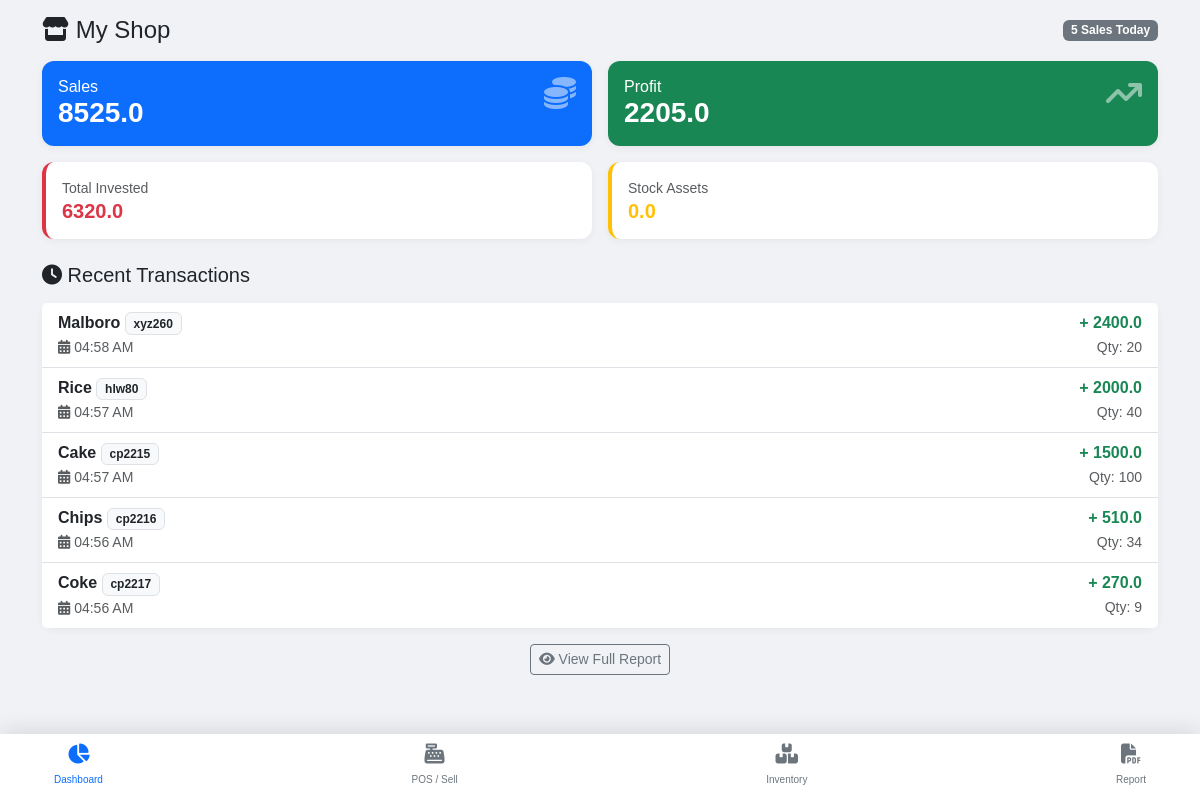
The page / on the database its author committed.
### app.py (models this page shows)
class Transaction(db.Model):
    id = db.Column(db.Integer, primary_key=True)
    product_name = db.Column(db.String(100))
    product_code = db.Column(db.String(50))
    quantity = db.Column(db.Integer)
    total_amount = db.Column(db.Float)
    profit = db.Column(db.Float)
    date = db.Column(db.DateTime, default=datetime.now)

### app.py (the view)
@app.route('/')
def dashboard():
    investments = Investment.query.all()
    total_invest = sum(i.amount for i in investments)
    sales = Transaction.query.all()
    total_sales = sum(s.total_amount for s in sales)
    total_profit = sum(s.profit for s in sales)
    products = Product.query.all()
    current_stock_value = sum(p.buy_price * p.stock for p in products)
    recent_sales = Transaction.query.order_by(Transaction.date.desc()).limit(5).all()
    return render_template('dashboard.html',
                           invest=total_invest,
                           sales=total_sales,
                           profit=total_profit,
                           stock_value=current_stock_value,
                           transactions=recent_sales)

### templates/dashboard.html
{% extends 'base.html' %}
{% block content %}
<div class="d-flex justify-content-between align-items-center mb-3">
    <h4 class="m-0"><i class="fas fa-store"></i> My Shop</h4>
    <span class="badge bg-secondary">{{ transactions|length }} Sales Today</span>
</div>
<div class="row g-3">
    <div class="col-6">
        <div class="card bg-primary text-white p-3 h-100">
            <div class="d-flex justify-content-between">
                <div>
                    <h6 class="mb-0">Sales</h6>
                    <h3 class="fw-bold mb-0">{{ sales }}</h3>
                </div>
                <i class="fas fa-coins fa-2x opacity-50"></i>
            </div>
        </div>
    </div>
    <div class="col-6">
        <div class="card bg-success text-white p-3 h-100">
            <div class="d-flex justify-content-between">
                <div>
                    <h6 class="mb-0">Profit</h6>
                    <h3 class="fw-bold mb-0">{{ profit }}</h3>
                </div>
                <i class="fas fa-arrow-trend-up fa-2x opacity-50"></i>
            </div>
        </div>
    </div>
    <div class="col-6">
        <div class="card p-3 h-100 border-start border-4 border-danger">
            <small class="text-muted">Total Invested</small>
            <h5 class="mb-0 text-danger fw-bold">{{ invest }}</h5>
        </div>
    </div>
    <div class="col-6">
        <div class="card p-3 h-100 border-start border-4 border-warning">
            <small class="text-muted">Stock Assets</small>
            <h5 class="mb-0 text-warning fw-bold">{{ stock_value }}</h5>
        </div>
    </div>
</div>
<h5 class="mt-4 mb-3"><i class="fas fa-clock"></i> Recent Transactions</h5>
<div class="card">
    <ul class="list-group list-group-flush">
        {% for t in transactions %}
        <li class="list-group-item d-flex justify-content-between align-items-center">
            <div>
                <span class="fw-bold">{{ t.product_name }}</span>
                <span class="badge bg-light text-dark border">{{ t.product_code }}</span>
                <br>
                <small class="text-muted"><i class="fas fa-calendar-alt"></i> {{ t.date.strftime('%H:%M %p') }}</small>
            </div>
            <div class="text-end">
                <div class="fw-bold text-success">+ {{ t.total_amount }}</div>
                <small class="text-muted">Qty: {{ t.quantity }}</small>
            </div>
        </li>
        {% endfor %}
    </ul>
</div>
<div class="text-center mt-3 pb-5">
    <a href="/report" class="btn btn-outline-secondary btn-sm"><i class="fas fa-eye"></i> View Full Report</a>
</div>
{% endblock %}

### templates/base.html (shortened to what this page needs)
<!DOCTYPE html>
<html lang="en">
<head>
    <link href="https://cdn.jsdelivr.net/npm/bootstrap@5.3.0/dist/css/bootstrap.min.css" rel="stylesheet">
    <link rel="stylesheet" href="https://cdnjs.cloudflare.com/ajax/libs/font-awesome/6.4.0/css/all.min.css">
</head>
<body>
    <div class="container mt-3">
        {% block content %}{% endblock %}
    </div>
    {% if content_type != 'report' %}
    <nav class="bottom-nav">
        <div class="container d-flex justify-content-between px-4">
            <a href="/" class="nav-link {{ 'active' if request.path == '/' else '' }}">
                <i class="fas fa-chart-pie"></i><span>Dashboard</span>
            </a>
            <a href="/sell" class="nav-link {{ 'active' if request.path == '/sell' else '' }}">
                <i class="fas fa-cash-register"></i><span>POS / Sell</span>
            </a>
            <a href="/inventory" class="nav-link {{ 'active' if request.path == '/inventory' else '' }}">
                <i class="fas fa-boxes-stacked"></i><span>Inventory</span>
            </a>
            <a href="#" onclick="window.print()" class="nav-link">
                <i class="fas fa-file-pdf"></i><span>Report</span>
            </a>
        </div>
    </nav>
    {% endif %}
</body>
</html>

### templates/base.html (style rules this page uses)
body { background-color: #f0f2f5; padding-bottom: 80px; font-family: sans-serif; }
.bottom-nav { position: fixed; bottom: 0; width: 100%; background: white; box-shadow: 0 -4px 20px rgba(0,0,0,0.1); z-index: 1000; padding: 10px 0; }
.nav-link { text-align: center; color: #6c757d; text-decoration: none; display: block; }
.nav-link i { font-size: 20px; margin-bottom: 2px; display: block; }
.nav-link span { font-size: 10px; font-weight: 500; }
.nav-link.active { color: #0d6efd; }
.card { border: none; border-radius: 12px; box-shadow: 0 2px 8px rgba(0,0,0,0.05); }

### rows shown on the page
Transaction: product_name "Malboro", product_code "xyz260", date "04:58 AM", total_amount "2400.0", quantity "20"
Transaction: product_name "Rice", product_code "hlw80", date "04:57 AM", total_amount "2000.0", quantity "40"
Transaction: product_name "Cake", product_code "cp2215", date "04:57 AM", total_amount "1500.0", quantity "100"
Transaction: product_name "Chips", product_code "cp2216", date "04:56 AM", total_amount "510.0", quantity "34"
Transaction: product_name "Coke", product_code "cp2217", date "04:56 AM", total_amount "270.0", quantity "9"

### other values the page prints
{{ transactions|length }} "5"
{{ sales }} "8525.0"
{{ profit }} "2205.0"
{{ invest }} "6320.0"
{{ stock_value }} "0.0"
